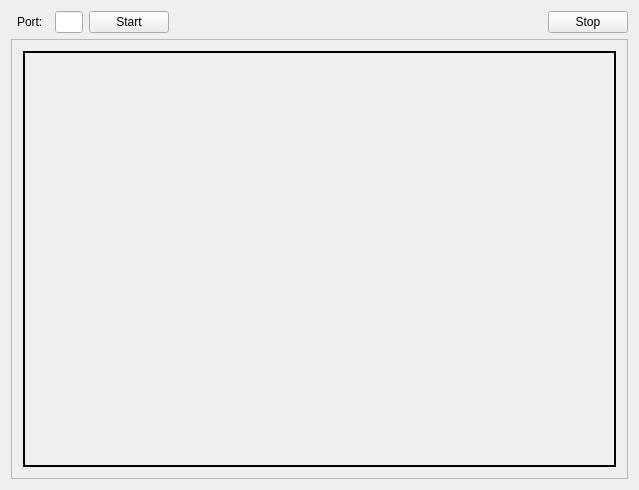
<?xml version="1.0" encoding="UTF-8"?>
<ui version="4.0">
 <class>MainWindow</class>
 <widget class="QMainWindow" name="MainWindow">
  <property name="geometry">
   <rect>
    <x>0</x>
    <y>0</y>
    <width>639</width>
    <height>490</height>
   </rect>
  </property>
  <property name="windowTitle">
   <string>Server</string>
  </property>
  <widget class="QWidget" name="centralWidget">
   <layout class="QGridLayout" name="gridLayout_2">
    <item row="0" column="1">
     <widget class="QLabel" name="label">
      <property name="text">
       <string>Port:</string>
      </property>
     </widget>
    </item>
    <item row="0" column="6">
     <widget class="QPushButton" name="stopButton">
      <property name="text">
       <string>Stop</string>
      </property>
     </widget>
    </item>
    <item row="0" column="3">
     <widget class="QLineEdit" name="portlineEdit"/>
    </item>
    <item row="0" column="5">
     <spacer name="horizontalSpacer">
      <property name="orientation">
       <enum>Qt::Horizontal</enum>
      </property>
      <property name="sizeHint" stdset="0">
       <size>
        <width>446</width>
        <height>20</height>
       </size>
      </property>
     </spacer>
    </item>
    <item row="4" column="0" colspan="7">
     <widget class="QScrollArea" name="scrollArea">
      <property name="widgetResizable">
       <bool>true</bool>
      </property>
      <widget class="QWidget" name="scrollAreaWidgetContents">
       <property name="geometry">
        <rect>
         <x>0</x>
         <y>0</y>
         <width>619</width>
         <height>439</height>
        </rect>
       </property>
       <layout class="QGridLayout" name="gridLayout">
        <item row="0" column="0">
         <widget class="QLabel" name="infoLable">
          <property name="frameShape">
           <enum>QFrame::Box</enum>
          </property>
          <property name="lineWidth">
           <number>2</number>
          </property>
          <property name="text">
           <string/>
          </property>
         </widget>
        </item>
       </layout>
      </widget>
     </widget>
    </item>
    <item row="0" column="4">
     <widget class="QPushButton" name="startButton">
      <property name="text">
       <string>Start</string>
      </property>
     </widget>
    </item>
   </layout>
  </widget>
 </widget>
 <layoutdefault spacing="6" margin="11"/>
 <resources/>
 <connections/>
</ui>
